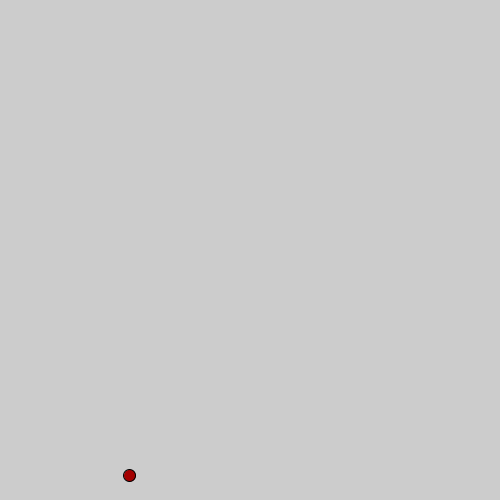
Frame 1 (no input)
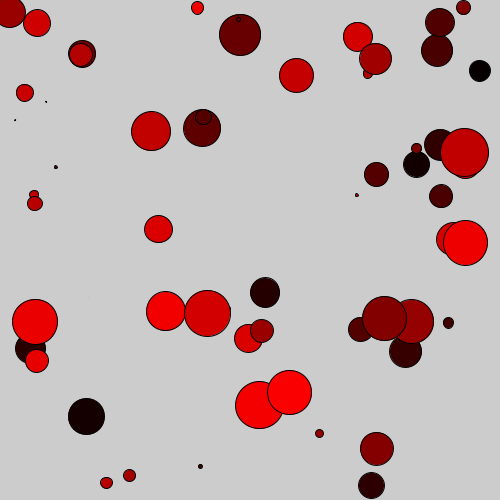
Frame 60 (the mouse pressed at the canvas centre just before this capture)
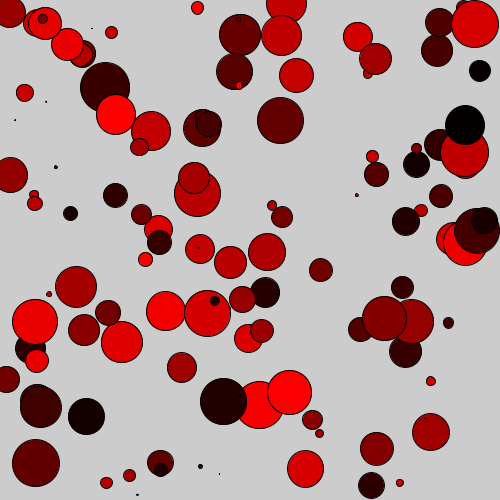
Frame 120 (the mouse held since frame 60 and released just before this capture)

The Processing sketch that drew these frames (run headless with seeded random() and noise(); from frame 60 on, the mouse is pressed at the canvas centre):

// Processing sketch: funcionSinParametros
// ── funcionSinParametros.pde
color miColor;

void setup() {
  size(500, 500);
  miColor = color(255,0,0);

}

void draw() {
  miColor = color(random(255),0,0);
  
  dibujaCirculo(random(width), random(height), random(50), miColor);
}

void dibujaCirculo(float px, float py, float t, color c) {
  fill(c);
  ellipse(px,py,t,t);
}
